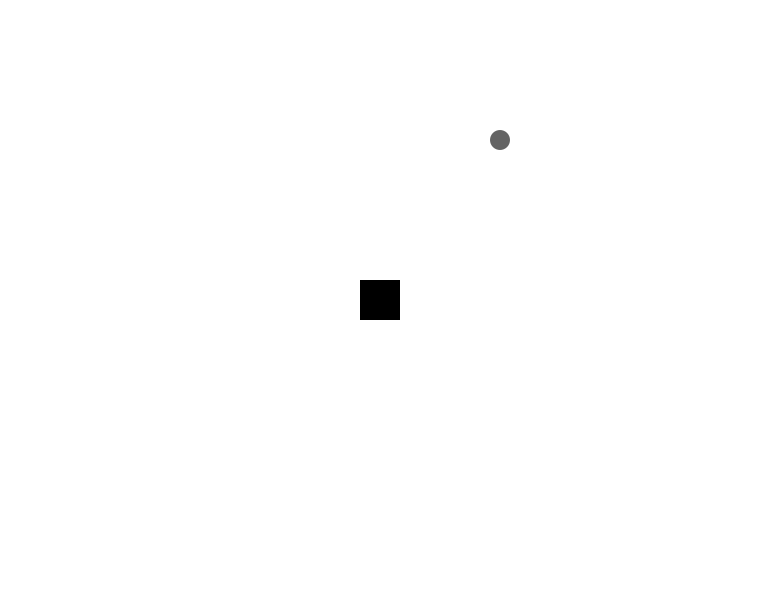
Frame 1 (no input)
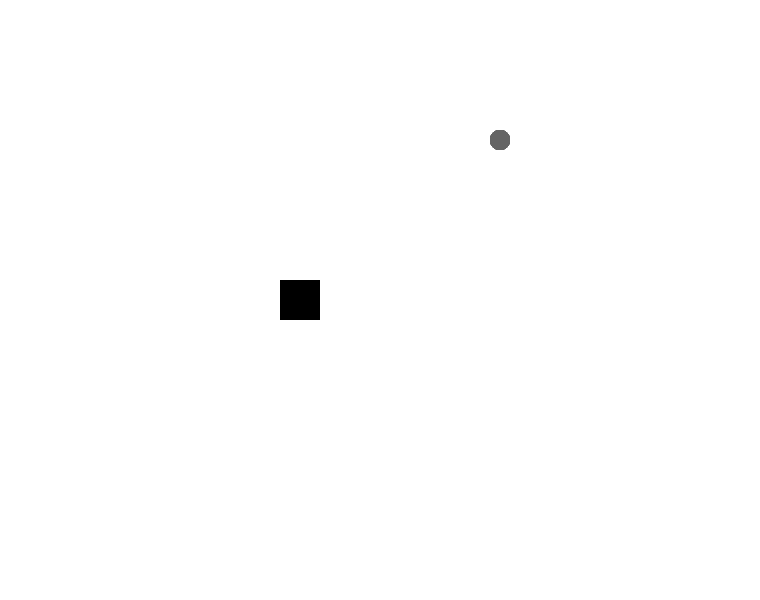
Frame 60 (the mouse pressed at the canvas centre just before this capture)
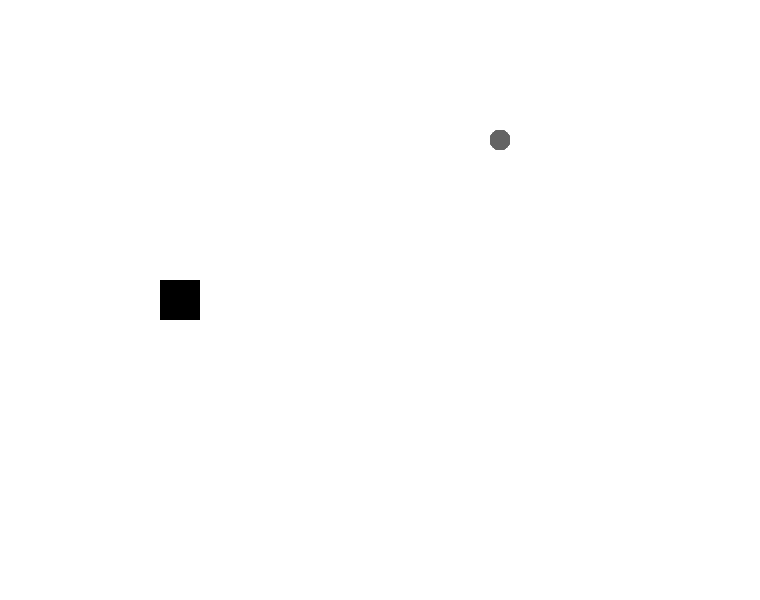
Frame 120 (the mouse held since frame 60 and released just before this capture)

The Processing sketch that drew these frames (run headless with seeded random() and noise(); from frame 60 on, the mouse is pressed at the canvas centre):

// Processing sketch: p001_Denari
// ── p001_Denari.pde
import java.util.LinkedList;


PShape square, food, noSquare;
int direction, i;
boolean start = true;
LinkedList<Coordinate> body = new LinkedList();
Coordinate head, tail, Cfood;

void setup(){
  noStroke();
  size(760, 600);
  background(255);
  square = createShape(RECT, 0, 0, 40, 40);
  food = createShape(ELLIPSE, 20, 20, 20, 20);
  noSquare = createShape(RECT, 0, 0, 40, 40);
  noSquare.setFill(255);
  square.setFill(0);
  food.setFill(100);
  head = new Coordinate(360, 280);
  Cfood = new Coordinate((int)random(19) * 40, (int)random(15) * 40);
  tail = new Coordinate(0, 0);
  direction = 0;
}

void draw(){
  if(start != true){
    tail = body.remove();
    shape(noSquare, tail.x, tail.y);
  }
  else
    start = false;
  body.add(new Coordinate(head.x, head.y));
  for(i=0; i < body.size(); i++)
    shape(square, body.get(i).x, body.get(i).y);
  shape(food, Cfood.x, Cfood.y);
  move(direction);
  //Lo so è un puttanaio
  if(head.x == Cfood.x && head.y == Cfood.y){    
    Cfood.x = (int)random(19) * 40;
    Cfood.y = (int)random(15) * 40;
    /* Se ha mangiato il cibo, ne genera un altro pezzo controllando
    che non sia presente dove esiste un pezzo di corpo*/
    for(i=0; i < body.size(); i++)
      if(body.get(i).x == Cfood.x && body.get(i).y == Cfood.y){ //<>//
         Cfood.x = (int)random(19) * 40;
         Cfood.y = (int)random(15) * 40;
         i = 0;
      }
    if(body.size() == 0)
      body.add(new Coordinate(head.x, head.y));
    else
      body.add(body.getLast());
  }
  //Controlla se si è mangiato
  else {
    for(Coordinate coor:body)
      if(coor.x == head.x && coor.y == head.y){
        noLoop();
        return;
      }
  }
  frameRate(20);
}

void keyPressed(){
  switch(key){
    case 'a':
      if(direction != 2)
        direction = 0;
    break;
    case 'w':
      if(direction != 3)
        direction = 1;
    break;
    case 'd':
      if(direction != 0)
        direction = 2;
    break;
    case 's':
      if(direction != 1)
        direction = 3;
    break;
  }
}

void move(int direction){
  //0 Sinistra 1 Avanti 2 Destra 3 Sotto
  
  switch(direction){
    case 0:
      if(head.x == 0)
        head.x = 720;
      else
        head.x -= 40;
      break;
    case 1:
      if(head.y == 0)
        head.y = 560;
      else
        head.y -= 40;
      break;
    case 2:
      if(head.x == 720)
        head.x = 0;
      else
        head.x += 40;
      break;
    case 3:
      if(head.y == 560)
        head.y = 0;
      else
        head.y += 40;
      break;
  }
}

// ── Coordinate.pde
class Coordinate {
  int x, y;
  
  Coordinate(int x, int y) {
    this.x = x;
    this.y = y;
  }
  
}
